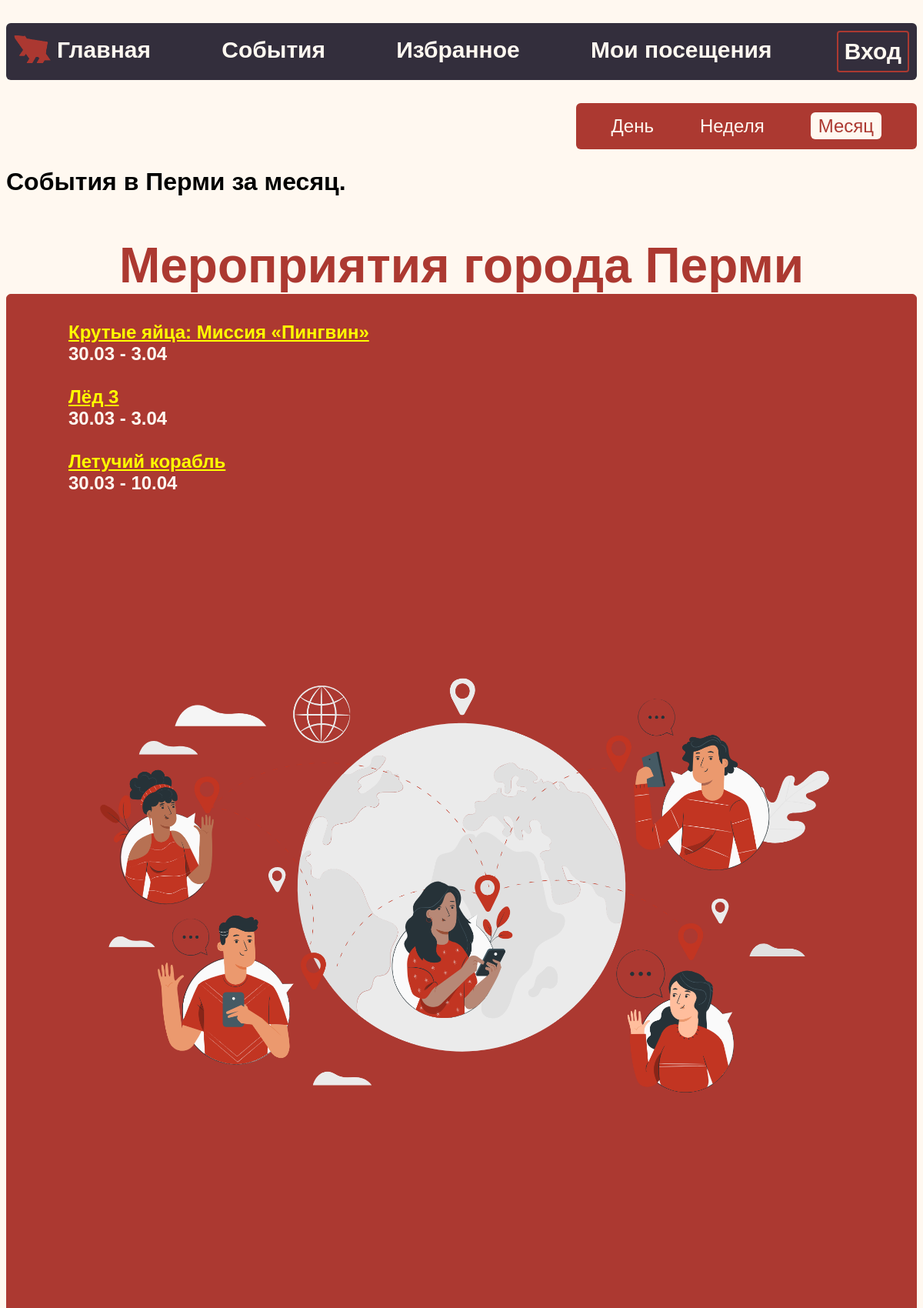
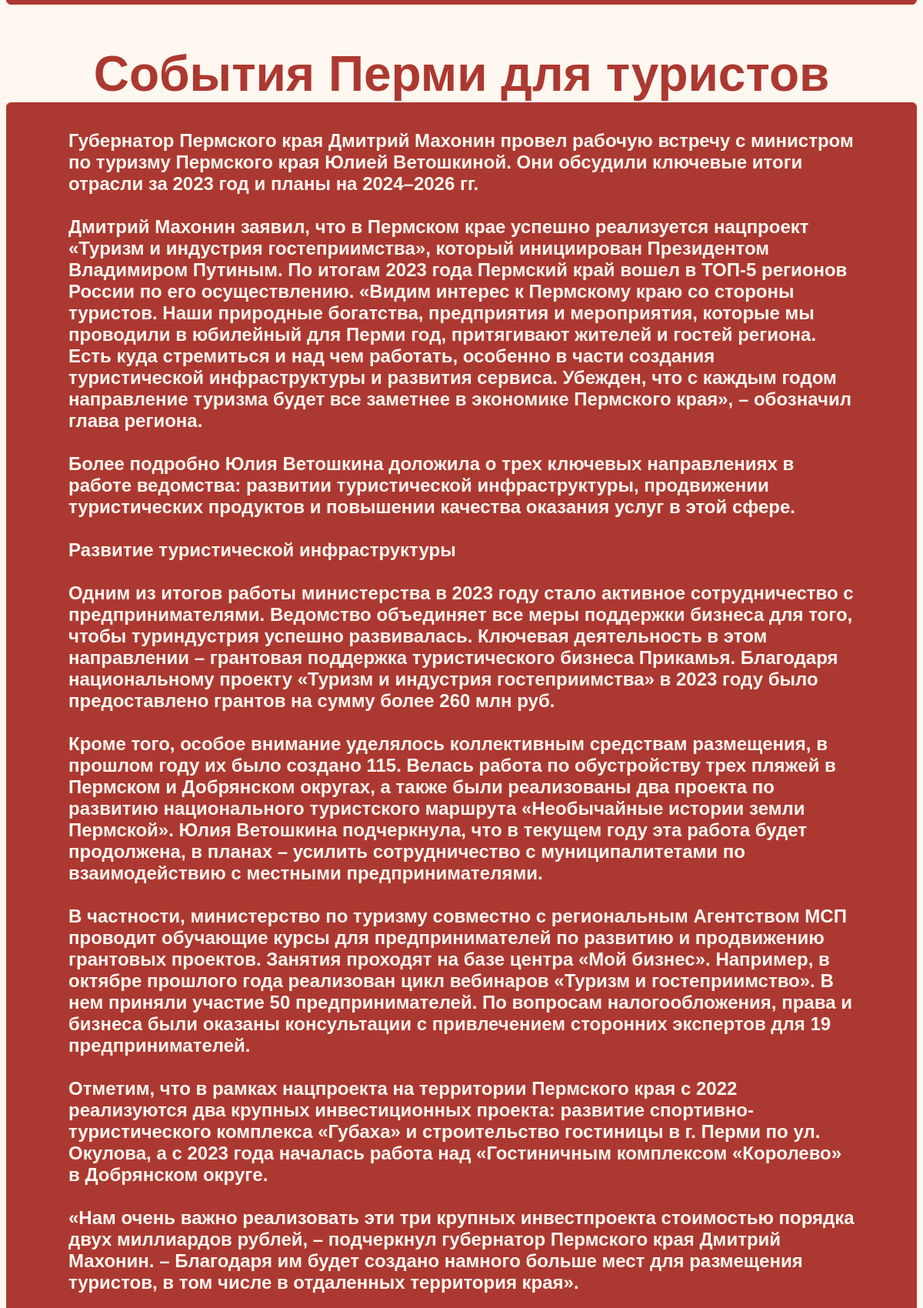
The app's page /events/month (upper part) with its own data (2 pictures, top to bottom).
### core/models.py (models this page shows)
class News1(models.Model):
    period = models.CharField(max_length=32)
    title = models.TextField(max_length=128, null=True, blank=True)
    text = models.TextField(max_length=65536, null=True, blank=True)

class News2(models.Model):
    period = models.CharField(max_length=32)
    title = models.TextField(max_length=128, null=True, blank=True)
    text = models.TextField(max_length=65536, null=True, blank=True)

### core/views.py (the view)
# urls.py: path("events/month", views.month, name="month"),
def month(request):
    events1 = News1.objects.all()
    events2 = News2.objects.all()
    events3 = News3.objects.all()
    return render(request, 'core/month.html', {
        "events1": events1,
        "events2": events2,
        "events3": events3
    })

### core/templates/core/month.html (shortened to what this page needs)
{% extends 'core/layout.html' %}
{% load static %}
{% block body %}
<ul class="time">
    <div class="times">
        <li><a href="{% url 'day' %}">День</a></li>
        <li><a href="{% url 'week' %}">Неделя</a></li>
        <li><a href="{% url 'month' %}" class="checked">Месяц</a></li>
    </div>
</ul>
    <h1>События в Перми за месяц.</h1>
    {% if events1 and events2 and events3 is not Null %}
        {% for event1 in events1 %}
            {% if event1.text != '' %}
                {% if event1.period == 'month' %}
                    <div>
                        <h2 class="header">{{event1.title}}</h2>
                        <div class="text">{{event1.text|safe}}<img src="{% static 'img/people.png' %}" width="100%"></div>
                    </div>
                {% endif %}
            {% endif %}
        {% endfor %}
        {% for event2 in events2 %}
            {% if event2.text != '' %}
                {% if event2.period == 'month' %}
                    <div>
                        <h2 class="header">{{event2.title}}</h2>
                        <div class="text">{{event2.text|safe}}<img src="{% static 'img/network.png' %}" width="100%"></div>
                    </div>
                {% endif %}
            {% endif %}
        {% endfor %}
    {% endif %}
{% endblock %}

### core/static/core/styles.css (style rules this page uses)
a { color: yellow; }
body { font-family: Arial, Helvetica, sans-serif; background-color: #FFF8F0; }
.times { display: flex; background-color: #AC3931; padding: 16px; border-radius: 6px; }
.times a { color: #FFF8F0; text-decoration: none; }
a.checked { text-decoration: none; background-color: #FFF8F0; color: #AC3931; padding: 4px 10px; border-radius: 6px; }
img { position: relative; }
.text { margin-top: 0; background-color: #AC3931; border: #AC3931 1px solid; border-radius: 6px; padding: 35px 80px; color: #FFF8F0; font-size: 24px; font-weight: bold; }
.header { font-size: 64px; font-weight: bolder; text-align: center; color: #AC3931; margin-bottom: 0; }
.time { list-style: none; display: flex; justify-content: right; font-size: 24px; }
.time li { padding: 0 30px; }
.time { color: #FFF8F0; }

### records on screen
News1: title "Мероприятия города Перми", text "Крутые яйца: Миссия «Пингвин» 30.03 - 3.04 Лёд 3 30.03 - 3.04 Летучий корабль 30.03 - 10.04"
News2: title "События Перми для туристов", text "Губернатор Пермского края Дмитрий Махонин провел рабочую встречу с министром по туризму Пермского края Юлией Ветошкиной. Они обсудили ключевые итоги отрасли за 2023 год и планы на 2024–2026 гг. Дмитрий Махонин заявил, что в Пермском крае успешно реализуется нацпроект «Туризм и индустрия гостеприимства», который инициирован Президентом Владимиром Путиным. По итогам 2023 года Пермский край вошел в ТОП-5 регионов России по его осуществлению. «Видим интерес к Пермскому краю со стороны туристов. Наши природные богатства, предприятия и мероприятия, которые мы проводили в юбилейный для Перми год, притягивают жителей и гостей региона. Есть куда стремиться и над чем работать, особенно в части…"
